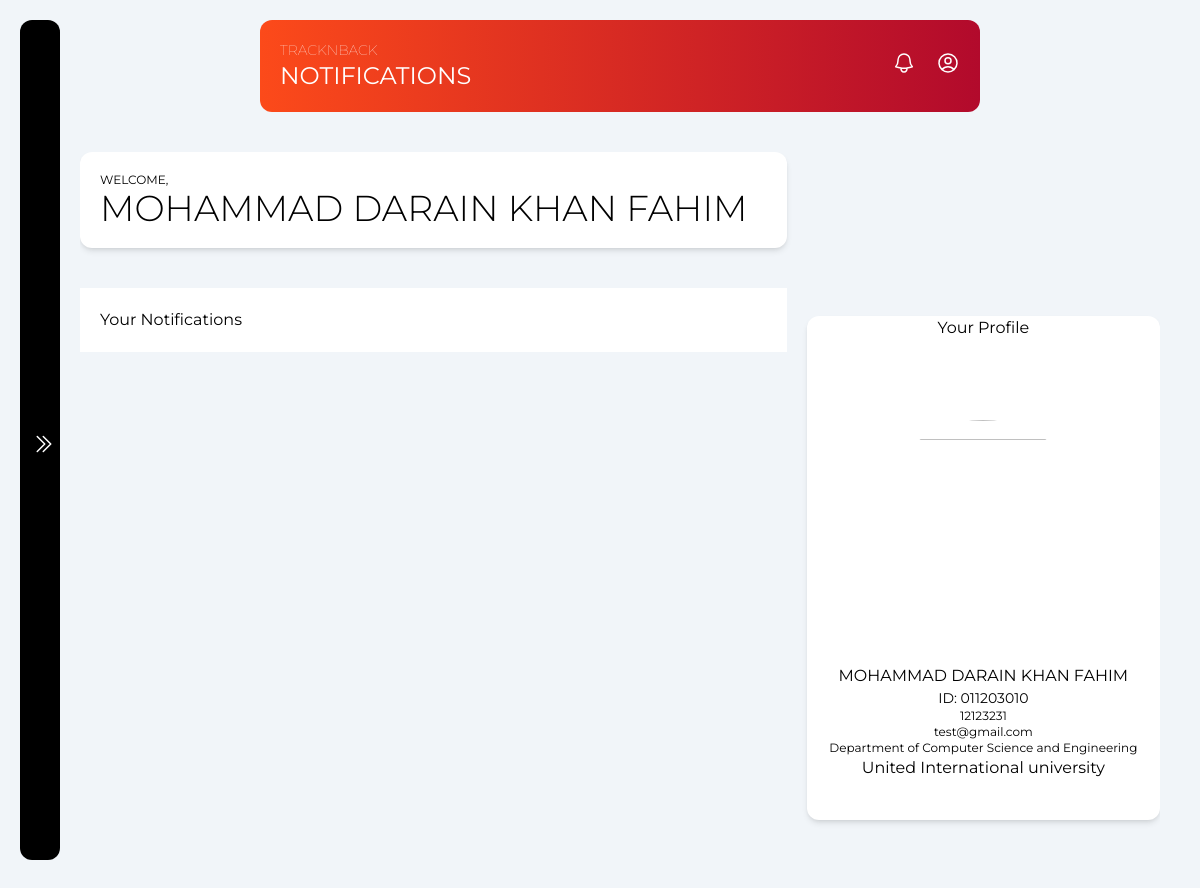
/Usernotification.php (signed in), run on the app's committed database.
### tables this page shows
CREATE TABLE `users` (
  `Name` varchar(100) NOT NULL,
  `ID` varchar(50) NOT NULL,
  `Email` varchar(100) NOT NULL,
  `Password` varchar(100) NOT NULL,
  `Mobile` varchar(15) NOT NULL,
  `ProfilePhoto` varchar(255) DEFAULT NULL
);

### Usernotification.php (the view, shortened to what this page needs)
<?php
require 'config.php';
if(!empty($_SESSION["Email"])){
  $Email = $_SESSION["Email"];
  $result = mysqli_query($conn, "SELECT * FROM Users WHERE Email = '$Email'");
  $row = mysqli_fetch_assoc($result);
}
else{
  header("Location: landing.php");
}
$ID = $row["ID"];
  $UserFetch = mysqli_fetch_assoc(mysqli_query($conn, "SELECT * FROM Users WHERE ID = '$ID'"));
?>
<!DOCTYPE html>
<html lang="en">
<head>
    <script src="https://cdn.tailwindcss.com"></script>
</head>
<body>
    <section class="flex bg-slate-100" style="font-family: 'Montserrat', sans-serif;">
        <div id="sidebar" class="grid justify-between bg-black h-full mt-5 ml-5 rounded-xl text-white col-span-2 " style="width:40px">
            <div class="flex flex-col justify-center">
                <button class="bg-black-500 w-fit p-3 rounded-full relative top-[25rem]" onclick="OpenSide()" id="openBtnSide">
                    <svg xmlns="http://www.w3.org/2000/svg" fill="none" viewBox="0 0 24 24" stroke-width="1.5" stroke="currentColor" class="w-6 h-6">
                        <path stroke-linecap="round" stroke-linejoin="round" d="M11.25 4.5l7.5 7.5-7.5 7.5m-6-15l7.5 7.5-7.5 7.5" />
                      </svg>
                </button>
            </div>
        </div>
        <div class=" mt-5 ml-5 w-full h-full mr-10">
            <div class="w-full flex justify-center ">
                <nav class="w-2/3 p-5 items-center rounded-xl bg-gradient-to-r from-[#fc4a1a] to-[#b20a2c] text-white flex justify-between">
                <div>
                       <h1 class="uppercase font-thin text-sm ">TrackNback</h1>
                       <h1 class="uppercase font-base text-2xl">Notifications</h1>
                       </div>
                    <ul class=" flex space-x-5">
                        <li>
                        <button onclick="openNotifi()">
                        </button>
                          </li>
                          <li>
                          </li>
                    </ul>
                </nav>
            </div>
            <div class="mt-10  h-[52rem] overflow-scroll flex">
                <div class="w-full h-full">
                    <div class="bg-white p-5 rounded-xl shadow-md">
                        <h1 class="text-xs uppercase">Welcome, </h1>
                        <h1 class="uppercase text-4xl font-light"><?php echo $UserFetch["Name"]; ?></h1>
                    </div>
                    <div class="w-full h-fit p-5 bg-white grid mt-10 space-y-5">
                        <h1>Your Notifications</h1>
                    </div>
                </div>
                <div class="w-1/2 ml-5 flex items-center">
                    <div class="w-full bg-white shadow-md items-center  rounded-xl">
                        <h1 class="w-full flex justify-center">Your Profile</h1>
                        <div class="w-full flex justify-center">
                            <img src="imgs/darain.jpg" alt="" class="aspect-square  object-cover mt-20 w-56 rounded-full">
                        </div>
                        <div class="grid text-center mt-5 pb-10 justify-center">
                            <h1 class="uppercase  text-md"><?php echo $UserFetch["Name"]; ?></h1>
                            <h1 class="uppercase  text-sm">ID: <?php echo $UserFetch["ID"]; ?></h1>
                            <h1 class="text-xs "><?php echo $UserFetch["Mobile"]; ?></h1>
                            <h1 class="text-xs"><?php echo $UserFetch["Email"]; ?></h1>
                            <h1 class="text-xs">Department of Computer Science and Engineering</h1>
                            <h1>United International university</h1>
                        </div>
                    </div>
                </div>
            </div>
        </div>
    </section>
</body>
</html>

### data on the page
users: Name "MOHAMMAD DARAIN KHAN FAHIM", ID "011203010", Mobile "12123231", Email "test@gmail.com"
